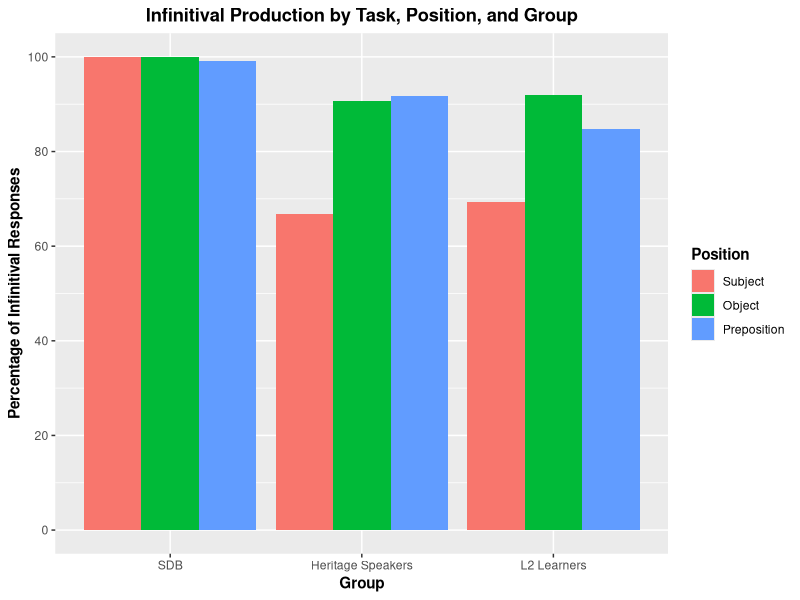
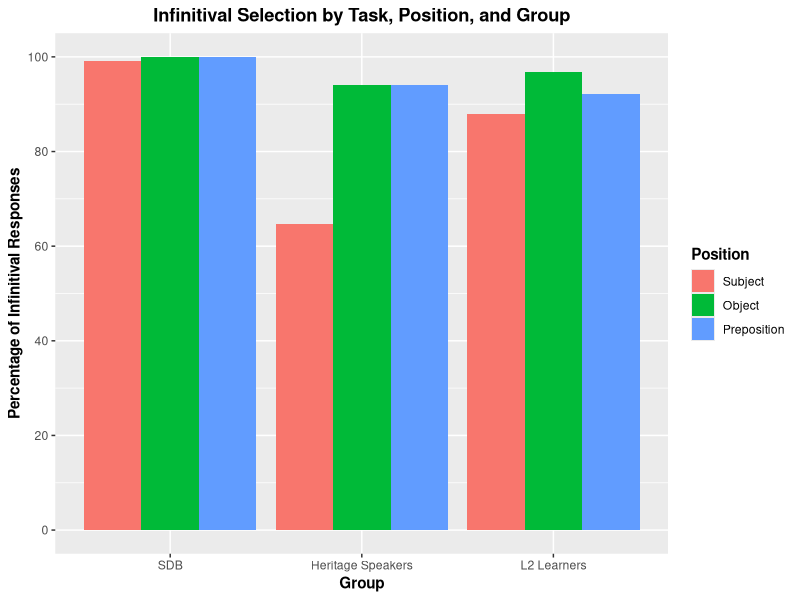
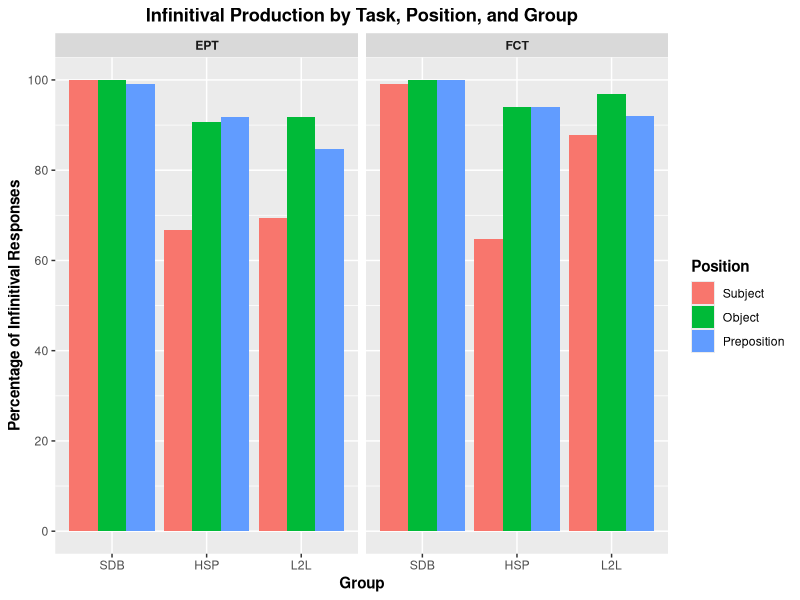

Here is the R script that generated these plots, in order:
library(tidyverse)


# Load data
## EPT
SDB_EPT <- read_csv("./CSV Files/SDB/SDB Infinitive EPT.csv") %>% 
  mutate(Group = "SDB",
         Short_Group = "SDB")

HSP_EPT <- read_csv("./CSV Files/Adult HS/Adult HS Infinitive EPT.csv") %>% 
  mutate(Group = "Heritage Speakers",
         Short_Group = "HSP")

L2L_EPT <- read_csv("./CSV Files/Adult L2L/Adult L2L Infinitive EPT.csv") %>% 
  mutate(Group = "L2 Learners",
         Short_Group = "L2L")


## FCT
SDB_FCT <- read_csv("./CSV Files/SDB/SDB Infinitive FCT.csv") %>% 
  mutate(Group = "SDB",
         Short_Group = "SDB")

HSP_FCT <- read_csv("./CSV Files/Adult HS/Adult HS Infinitive FCT.csv") %>% 
  mutate(Group = "Heritage Speakers",
         Short_Group = "HSP")

L2L_FCT <- read_csv("./CSV Files/Adult L2L/Adult L2L Infinitive FCT.csv") %>% 
  mutate(Group = "L2 Learners",
         Short_Group = "L2L")


# Separate by syntactic context
## SDB EPT
SDB_EPT_Subject <- SDB_EPT %>% 
  filter(Short_Prop == "Subject")

SDB_EPT_Object <- SDB_EPT %>% 
  filter(Short_Prop == "Object")

SDB_EPT_Preposition <- SDB_EPT %>% 
  filter(Short_Prop == "Preposition")


## SDB FCT
SDB_FCT_Subject <- SDB_FCT %>% 
  filter(Short_Prop == "Subject")

SDB_FCT_Object <- SDB_FCT %>% 
  filter(Short_Prop == "Object")

SDB_FCT_Preposition <- SDB_FCT %>% 
  filter(Short_Prop == "Preposition")


## HSP EPT
HSP_EPT_Subject <- HSP_EPT %>% 
  filter(Short_Prop == "Subject")

HSP_EPT_Object <- HSP_EPT %>% 
  filter(Short_Prop == "Object")

HSP_EPT_Preposition <- HSP_EPT %>% 
  filter(Short_Prop == "Preposition")


## HSP FCT
HSP_FCT_Subject <- HSP_FCT %>% 
  filter(Short_Prop == "Subject")

HSP_FCT_Object <- HSP_FCT %>% 
  filter(Short_Prop == "Object")

HSP_FCT_Preposition <- HSP_FCT %>% 
  filter(Short_Prop == "Preposition")


## L2L EPT
L2L_EPT_Subject <- L2L_EPT %>% 
  filter(Short_Prop == "Subject")

L2L_EPT_Object <- L2L_EPT %>% 
  filter(Short_Prop == "Object")

L2L_EPT_Preposition <- L2L_EPT %>% 
  filter(Short_Prop == "Preposition")


## L2L FCT
L2L_FCT_Subject <- L2L_FCT %>% 
  filter(Short_Prop == "Subject")

L2L_FCT_Object <- L2L_FCT %>% 
  filter(Short_Prop == "Object")

L2L_FCT_Preposition <- L2L_FCT %>% 
  filter(Short_Prop == "Preposition")


# Generate averages
## Subject infinitives
SDB_EPT_Subject_Structure <- aggregate(SDB_EPT_Subject$Comp_Use, list(SDB_EPT_Subject$Structure), FUN = mean, na.rm = TRUE)
SDB_EPT_Subject_Structure <- SDB_EPT_Subject_Structure %>% rename(Structure_Avg = x)
SDB_EPT_Subject_Structure <- left_join(SDB_EPT_Subject, SDB_EPT_Subject_Structure, by = c("Structure" = "Group.1")) %>%  
  mutate(Structure_Percentage = Structure_Avg * 100)

SDB_FCT_Subject_Structure <- aggregate(SDB_FCT_Subject$Comp_Use, list(SDB_FCT_Subject$Structure), FUN = mean, na.rm = TRUE)
SDB_FCT_Subject_Structure <- SDB_FCT_Subject_Structure %>% rename(Structure_Avg = x)
SDB_FCT_Subject_Structure <- left_join(SDB_FCT_Subject, SDB_FCT_Subject_Structure, by = c("Structure" = "Group.1")) %>%  
  mutate(Structure_Percentage = Structure_Avg * 100)

HSP_EPT_Subject_Structure <- aggregate(HSP_EPT_Subject$Comp_Use, list(HSP_EPT_Subject$Structure), FUN = mean, na.rm = TRUE)
HSP_EPT_Subject_Structure <- HSP_EPT_Subject_Structure %>% rename(Structure_Avg = x)
HSP_EPT_Subject_Structure <- left_join(HSP_EPT_Subject, HSP_EPT_Subject_Structure, by = c("Structure" = "Group.1")) %>%  
  mutate(Structure_Percentage = Structure_Avg * 100)

HSP_FCT_Subject_Structure <- aggregate(HSP_FCT_Subject$Comp_Use, list(HSP_FCT_Subject$Structure), FUN = mean, na.rm = TRUE)
HSP_FCT_Subject_Structure <- HSP_FCT_Subject_Structure %>% rename(Structure_Avg = x)
HSP_FCT_Subject_Structure <- left_join(HSP_FCT_Subject, HSP_FCT_Subject_Structure, by = c("Structure" = "Group.1")) %>%  
  mutate(Structure_Percentage = Structure_Avg * 100)

L2L_EPT_Subject_Structure <- aggregate(L2L_EPT_Subject$Comp_Use, list(L2L_EPT_Subject$Structure), FUN = mean, na.rm = TRUE)
L2L_EPT_Subject_Structure <- L2L_EPT_Subject_Structure %>% rename(Structure_Avg = x)
L2L_EPT_Subject_Structure <- left_join(L2L_EPT_Subject, L2L_EPT_Subject_Structure, by = c("Structure" = "Group.1")) %>%  
  mutate(Structure_Percentage = Structure_Avg * 100)

L2L_FCT_Subject_Structure <- aggregate(L2L_FCT_Subject$Comp_Use, list(L2L_FCT_Subject$Structure), FUN = mean, na.rm = TRUE)
L2L_FCT_Subject_Structure <- L2L_FCT_Subject_Structure %>% rename(Structure_Avg = x)
L2L_FCT_Subject_Structure <- left_join(L2L_FCT_Subject, L2L_FCT_Subject_Structure, by = c("Structure" = "Group.1")) %>%  
  mutate(Structure_Percentage = Structure_Avg * 100)

EPT_Subject <- rbind(SDB_EPT_Subject_Structure, HSP_EPT_Subject_Structure, L2L_EPT_Subject_Structure)
FCT_Subject <- rbind(SDB_FCT_Subject_Structure, HSP_FCT_Subject_Structure, L2L_FCT_Subject_Structure)


## Object infinitives
SDB_EPT_Object_Structure <- aggregate(SDB_EPT_Object$Comp_Use, list(SDB_EPT_Object$Structure), FUN = mean, na.rm = TRUE)
SDB_EPT_Object_Structure <- SDB_EPT_Object_Structure %>% rename(Structure_Avg = x)
SDB_EPT_Object_Structure <- left_join(SDB_EPT_Object, SDB_EPT_Object_Structure, by = c("Structure" = "Group.1")) %>%  
  mutate(Structure_Percentage = Structure_Avg * 100)

SDB_FCT_Object_Structure <- aggregate(SDB_FCT_Object$Comp_Use, list(SDB_FCT_Object$Structure), FUN = mean, na.rm = TRUE)
SDB_FCT_Object_Structure <- SDB_FCT_Object_Structure %>% rename(Structure_Avg = x)
SDB_FCT_Object_Structure <- left_join(SDB_FCT_Object, SDB_FCT_Object_Structure, by = c("Structure" = "Group.1")) %>%  
  mutate(Structure_Percentage = Structure_Avg * 100)

HSP_EPT_Object_Structure <- aggregate(HSP_EPT_Object$Comp_Use, list(HSP_EPT_Object$Structure), FUN = mean, na.rm = TRUE)
HSP_EPT_Object_Structure <- HSP_EPT_Object_Structure %>% rename(Structure_Avg = x)
HSP_EPT_Object_Structure <- left_join(HSP_EPT_Object, HSP_EPT_Object_Structure, by = c("Structure" = "Group.1")) %>%  
  mutate(Structure_Percentage = Structure_Avg * 100)

HSP_FCT_Object_Structure <- aggregate(HSP_FCT_Object$Comp_Use, list(HSP_FCT_Object$Structure), FUN = mean, na.rm = TRUE)
HSP_FCT_Object_Structure <- HSP_FCT_Object_Structure %>% rename(Structure_Avg = x)
HSP_FCT_Object_Structure <- left_join(HSP_FCT_Object, HSP_FCT_Object_Structure, by = c("Structure" = "Group.1")) %>%  
  mutate(Structure_Percentage = Structure_Avg * 100)

L2L_EPT_Object_Structure <- aggregate(L2L_EPT_Object$Comp_Use, list(L2L_EPT_Object$Structure), FUN = mean, na.rm = TRUE)
L2L_EPT_Object_Structure <- L2L_EPT_Object_Structure %>% rename(Structure_Avg = x)
L2L_EPT_Object_Structure <- left_join(L2L_EPT_Object, L2L_EPT_Object_Structure, by = c("Structure" = "Group.1")) %>%  
  mutate(Structure_Percentage = Structure_Avg * 100)

L2L_FCT_Object_Structure <- aggregate(L2L_FCT_Object$Comp_Use, list(L2L_FCT_Object$Structure), FUN = mean, na.rm = TRUE)
L2L_FCT_Object_Structure <- L2L_FCT_Object_Structure %>% rename(Structure_Avg = x)
L2L_FCT_Object_Structure <- left_join(L2L_FCT_Object, L2L_FCT_Object_Structure, by = c("Structure" = "Group.1")) %>%  
  mutate(Structure_Percentage = Structure_Avg * 100)

EPT_Object <- rbind(SDB_EPT_Object_Structure, HSP_EPT_Object_Structure, L2L_EPT_Object_Structure)
FCT_Object <- rbind(SDB_FCT_Object_Structure, HSP_FCT_Object_Structure, L2L_FCT_Object_Structure)


# Prepositional infinitives
SDB_EPT_Preposition_Structure <- aggregate(SDB_EPT_Preposition$Comp_Use, list(SDB_EPT_Preposition$Structure), FUN = mean, na.rm = TRUE)
SDB_EPT_Preposition_Structure <- SDB_EPT_Preposition_Structure %>% rename(Structure_Avg = x)
SDB_EPT_Preposition_Structure <- left_join(SDB_EPT_Preposition, SDB_EPT_Preposition_Structure, by = c("Structure" = "Group.1")) %>%  
  mutate(Structure_Percentage = Structure_Avg * 100)

SDB_FCT_Preposition_Structure <- aggregate(SDB_FCT_Preposition$Comp_Use, list(SDB_FCT_Preposition$Structure), FUN = mean, na.rm = TRUE)
SDB_FCT_Preposition_Structure <- SDB_FCT_Preposition_Structure %>% rename(Structure_Avg = x)
SDB_FCT_Preposition_Structure <- left_join(SDB_FCT_Preposition, SDB_FCT_Preposition_Structure, by = c("Structure" = "Group.1")) %>%  
  mutate(Structure_Percentage = Structure_Avg * 100)

HSP_EPT_Preposition_Structure <- aggregate(HSP_EPT_Preposition$Comp_Use, list(HSP_EPT_Preposition$Structure), FUN = mean, na.rm = TRUE)
HSP_EPT_Preposition_Structure <- HSP_EPT_Preposition_Structure %>% rename(Structure_Avg = x)
HSP_EPT_Preposition_Structure <- left_join(HSP_EPT_Preposition, HSP_EPT_Preposition_Structure, by = c("Structure" = "Group.1")) %>%  
  mutate(Structure_Percentage = Structure_Avg * 100)

HSP_FCT_Preposition_Structure <- aggregate(HSP_FCT_Preposition$Comp_Use, list(HSP_FCT_Preposition$Structure), FUN = mean, na.rm = TRUE)
HSP_FCT_Preposition_Structure <- HSP_FCT_Preposition_Structure %>% rename(Structure_Avg = x)
HSP_FCT_Preposition_Structure <- left_join(HSP_FCT_Preposition, HSP_FCT_Preposition_Structure, by = c("Structure" = "Group.1")) %>%  
  mutate(Structure_Percentage = Structure_Avg * 100)

L2L_EPT_Preposition_Structure <- aggregate(L2L_EPT_Preposition$Comp_Use, list(L2L_EPT_Preposition$Structure), FUN = mean, na.rm = TRUE)
L2L_EPT_Preposition_Structure <- L2L_EPT_Preposition_Structure %>% rename(Structure_Avg = x)
L2L_EPT_Preposition_Structure <- left_join(L2L_EPT_Preposition, L2L_EPT_Preposition_Structure, by = c("Structure" = "Group.1")) %>%  
  mutate(Structure_Percentage = Structure_Avg * 100)

L2L_FCT_Preposition_Structure <- aggregate(L2L_FCT_Preposition$Comp_Use, list(L2L_FCT_Preposition$Structure), FUN = mean, na.rm = TRUE)
L2L_FCT_Preposition_Structure <- L2L_FCT_Preposition_Structure %>% rename(Structure_Avg = x)
L2L_FCT_Preposition_Structure <- left_join(L2L_FCT_Preposition, L2L_FCT_Preposition_Structure, by = c("Structure" = "Group.1")) %>%  
  mutate(Structure_Percentage = Structure_Avg * 100)

EPT_Preposition <- rbind(SDB_EPT_Preposition_Structure, HSP_EPT_Preposition_Structure, L2L_EPT_Preposition_Structure)
FCT_Preposition <- rbind(SDB_FCT_Preposition_Structure, HSP_FCT_Preposition_Structure, L2L_FCT_Preposition_Structure)


## Combine datasets
EPT <- rbind(EPT_Subject, EPT_Object, EPT_Preposition)
EPT$Group <- factor(EPT$Group, levels = c("SDB", "Heritage Speakers", "L2 Learners"))
EPT$Short_Prop <- factor(EPT$Short_Prop, levels = c("Subject", "Object", "Preposition"))

FCT <- rbind(FCT_Subject, FCT_Object, FCT_Preposition)
FCT$Group <- factor(FCT$Group, levels = c("SDB", "Heritage Speakers", "L2 Learners"))
FCT$Short_Prop <- factor(FCT$Short_Prop, levels = c("Subject", "Object", "Preposition"))

Aggregate <- rbind(EPT, FCT)
Aggregate$Group <- factor(Aggregate$Group, levels = c("SDB", "Heritage Speakers", "L2 Learners"))
Aggregate$Short_Group <- factor(Aggregate$Short_Group, levels = c("SDB", "HSP", "L2L"))
Aggregate$Short_Prop <- factor(Aggregate$Short_Prop, levels = c("Subject", "Object", "Preposition"))


# Generate plots
## Production data
EPT %>% 
  ggplot(aes(x = Group, y = Structure_Percentage, fill = Short_Prop)) +
  geom_bar(position = "dodge", stat = "identity") +
  scale_y_continuous(breaks = seq(0, 100, 20),
                     limits = c(0, 100)) +
  labs(title = "Infinitival Production by Task, Position, and Group", y = "Percentage of Infinitival Responses", fill = "Position") +
  theme(axis.title = element_text(face = "bold"),
        plot.title = element_text(hjust = 0.5, face = "bold"),
        legend.title = element_text(face = "bold"))


## Selection data
FCT %>% 
  ggplot(aes(x = Group, y = Structure_Percentage, fill = Short_Prop)) +
  geom_bar(position = "dodge", stat = "identity") +
  scale_y_continuous(breaks = seq(0, 100, 20),
                     limits = c(0, 100)) +
  labs(title = "Infinitival Selection by Task, Position, and Group", y = "Percentage of Infinitival Responses", fill = "Position") +
  theme(axis.title = element_text(face = "bold"),
        plot.title = element_text(hjust = 0.5, face = "bold"),
        legend.title = element_text(face = "bold"))


## Combined
Aggregate %>% 
  ggplot(aes(x = Short_Group, y = Structure_Percentage, fill = Short_Prop)) +
  facet_grid(cols = vars(Task)) +
  geom_bar(position = "dodge", stat = "identity") +
  scale_y_continuous(breaks = seq(0, 100, 20),
                     limits = c(0, 100)) +
  labs(title = "Infinitival Production by Task, Position, and Group", x = "Group", y = "Percentage of Infinitival Responses", fill = "Position") +
  theme(axis.title = element_text(face = "bold"),
        plot.title = element_text(hjust = 0.5, face = "bold"),
        legend.title = element_text(face = "bold"),
        strip.text.x = element_text(face = "bold"))
